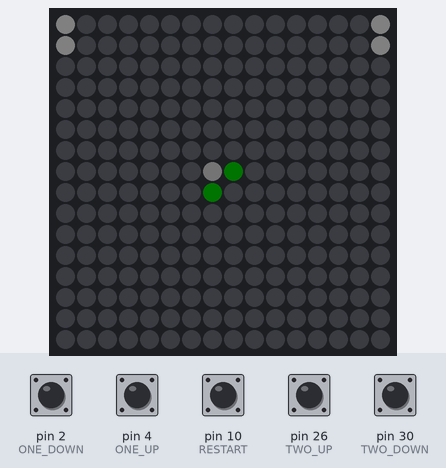
The sketch below on a simulated Arduino Mega 2560, built with avr-gcc and run on an emulated ATmega2560. On the bench: 16×16 RGB LED matrix (first LED top left, wired row by row). The inputs (shaded band) are chosen by the test bench; at power-on: pin 2 (ONE_DOWN), pin 4 (ONE_UP), pin 10 (RESTART), pin 26 (TWO_UP), pin 30 (TWO_DOWN) HIGH. Dim RGB values are drawn brighter than linear; random numbers use the default seed unless the sketch sets one.

Above: at 1.49 s.
1.8 s: pin 2 (ONE_DOWN) pulled LOW for 1 s
At 2.82 s:
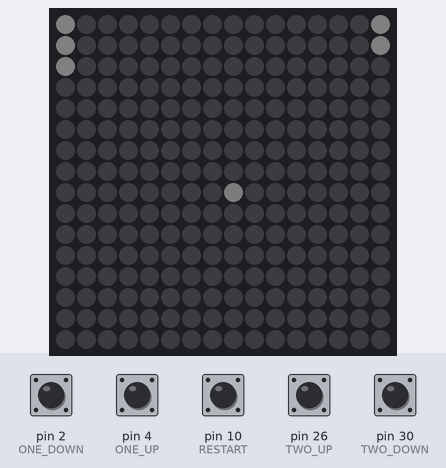
4.3 s: pin 30 (TWO_DOWN) pulled LOW for 1 s
At 5.15 s:
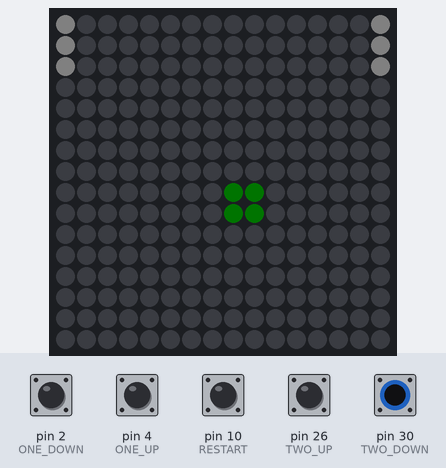
6.8 s: pin 2 (ONE_DOWN) pulled LOW for 1 s
At 7.48 s:
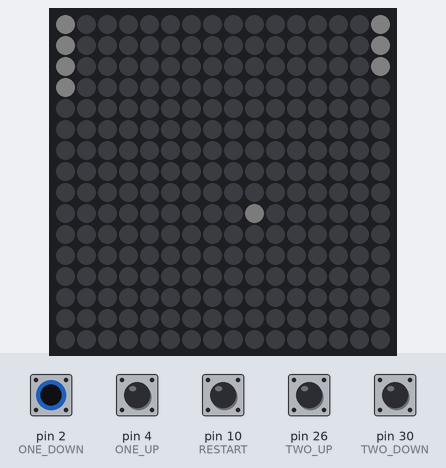
9.3 s: pin 30 (TWO_DOWN) pulled LOW for 0.4 s
At 9.82 s:
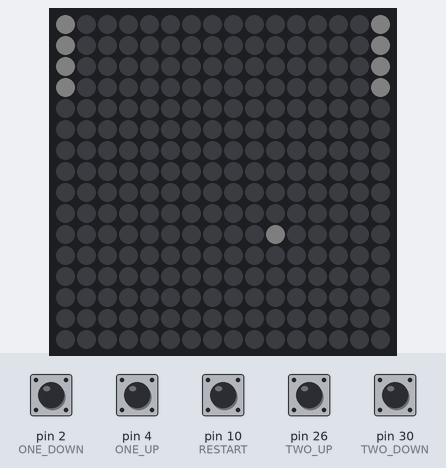

The sketch:

PANG.ino
```cpp
#include <Adafruit_GFX.h>
#include <Adafruit_NeoMatrix.h>
#include <Adafruit_NeoPixel.h>
#ifndef PSTR
 #define PSTR // Make Arduino Due happy
#endif

#define PIN 9
#define ONE_LEFT 5
#define ONE_UP 4
#define ONE_RIGHT 3
#define ONE_DOWN 2
#define ONE_FIRE 6
#define TWO_LEFT 28
#define TWO_UP 26
#define TWO_RIGHT 24
#define TWO_DOWN 30
#define TWO_FIRE 22
#define RESTART 10
#define SELECT_GAME 8
Adafruit_NeoMatrix matrix = Adafruit_NeoMatrix(16, 16, PIN,
  NEO_MATRIX_TOP     + NEO_MATRIX_LEFT +
  NEO_MATRIX_COLUMNS + NEO_MATRIX_ZIGZAG,
  NEO_GRB            + NEO_KHZ800);

uint16_t colors[] = {
  matrix.Color(255, 255, 255), matrix.Color(0, 255, 0)};
double framerate = 300l;
double delaytime = 1000000/framerate;
void setup() {
  // put your setup code here, to run once:
  Serial.begin(9600);
  matrix.begin();
  matrix.setTextWrap(false);
  matrix.setBrightness(5);
  matrix.setTextColor(colors[0]);
  pinMode(2, INPUT_PULLUP);
  pinMode(3, INPUT_PULLUP);
  pinMode(4, INPUT_PULLUP);
  pinMode(5, INPUT_PULLUP);
  pinMode(RESTART, INPUT_PULLUP);
  pinMode(8, INPUT_PULLUP);
  pinMode(22, INPUT_PULLUP);
  pinMode(24, INPUT_PULLUP);
  pinMode(26, INPUT_PULLUP);
  pinMode(28, INPUT_PULLUP);
  pinMode(30, INPUT_PULLUP);
}
int w = matrix.width();
double cursorxtop = matrix.width();
double cursorxbot = matrix.width();
double p1 = 0;
double p2 = 0;
unsigned long loopstart = 0;
double ballxmovement = .1;
double ballymovement = .1;
double ballx = 7;
double bally = 7;
double ballmaxychange = .1;
bool gameover = false;
double AA = 1;
double cycle = 0;
//uint16_t color[] = {
//  matrix.Color(255,255,255),};
void loop() {
//  Serial.println("one left");
//  Serial.println(digitalRead(ONE_LEFT));
//  Serial.println("one right");
//  Serial.println(digitalRead(ONE_RIGHT));
//  Serial.println("one up");
//  Serial.println(digitalRead(ONE_UP));
//  Serial.println("one down");
//  Serial.println(digitalRead(ONE_DOWN));
//  Serial.println("one fire");
//  Serial.println(digitalRead(ONE_FIRE));
//  Serial.println("two up");
//  Serial.println(digitalRead(TWO_UP));
//  Serial.println("two left");
//  Serial.println(digitalRead(TWO_LEFT));
//  Serial.println("two down");
//  Serial.println(digitalRead(TWO_DOWN));
//  Serial.println("two right");
//  Serial.println(digitalRead(TWO_RIGHT));
//  Serial.println("two fire");
//  Serial.println(digitalRead(TWO_FIRE));
//  Serial.println("restart");
//  Serial.println(digitalRead(RESTART));
//  Serial.println("select game");
//  Serial.println(digitalRead(SELECT_GAME));
  loopstart = micros();
  matrix.fillScreen(0);
  // put your main code here, to run repeatedly:
  if(gameover == false){
    for(int i = 0; i < 1 ; i++){
      ballx = ballx + ballxmovement;
      bally = bally + ballymovement;
//      matrix.drawPixel(ballx,bally,matrix.Color(0,255,0));
      if(ballx < 0 && (abs((p1) - bally)) <= 2){
        ballxmovement = -ballxmovement;
        if(ballymovement < 0){
          ballymovement = ballmaxychange*((-(p1) + bally)/2.0);
        }else{
          ballymovement = ballmaxychange*((+(p1) - bally)/2.0);
        }
      } else if(ballx < 0){
        gameover = true;

      } else if(ballx > 15 && (abs((p2) - bally)) <= 2){
        ballxmovement = -ballxmovement;
        if(ballymovement < 0){
          ballymovement = ballmaxychange*(((p1) - bally)/2.0);
        }else{
          ballymovement = ballmaxychange*((-(p1) + bally)/2.0);
        }
      }else if(ballx > 15){
        gameover = true;
      }
      if(bally < 0 || bally > 15){
        ballymovement = -ballymovement;
      }
    }
    for(int x = 0; x < 16; x++){
      for(int y = 0; y < 16; y++){
        if(x <= (ballx+1) && x >= (ballx-1) && y <= (bally+1) && y >= (bally-1)){
          AA = sqrt(sq(ballx-x) + sq(bally-y));
          AA = (sqrt(2)-AA)/sqrt(2);
        }else{
          AA = 0;
        }
        matrix.drawPixel(x,y,matrix.Color(255*AA,255*AA,255*AA));
      }
    }
    if( digitalRead(ONE_DOWN) == false && p1 < 14){
      p1 = p1+.4;
    }else if( digitalRead(ONE_UP) == false && p1 > 2){
      p1 = p1-.4;
    }
    //matrix.drawFastVLine(0,p1,4,colors[0]);
    if(digitalRead(TWO_DOWN) == false && p2 < 14){
      p2 = p2+.4;
    }else if(digitalRead(TWO_UP) == false && p2 > 2){
      p2 = p2-.4;
    }
    //matrix.drawFastVLine(15,p2,4,colors[0]);
    for(int i = 0; i < 8; i++){
      if(i <= 3){
        matrix.drawPixel(0,p1+i-2,matrix.Color(255,255,255));
      }else{
        matrix.drawPixel(15,p2+(i-4)-2,matrix.Color(255,255,255));
      }
    }
//    Serial.println((delaytime - (micros() - loopstart)));
//    Serial.println(delaytime);
    if(delaytime > micros() - loopstart){
      delayMicroseconds(delaytime - (micros() - loopstart));
    }
    matrix.show();


  }else{
    if(digitalRead(RESTART) == false){
      gameover = false;
      ballx = 7;
      bally = 7;
      ballymovement = random(-1,1)/10.0;
      ballxmovement = .1;
      cursorxtop = w;
    }
    if(cycle == 0){
      matrix.setCursor(cursorxtop,0);
      matrix.print(F("Game Over"));
      matrix.setTextColor(matrix.Color(255,0,0));
      cursorxtop = cursorxtop - .1;
    if(cursorxtop < -53){
      cursorxtop = w;
      cycle++;
    }
    matrix.show();
    }else{
      matrix.print(F("Wired Wizards Wired Wizards"));
      matrix.setTextColor(matrix.Color(255,255,255));
      cursorxtop = cursorxtop - .15;
      if(cursorxtop < -30){
         cursorxtop = 0;
      }
      matrix.setCursor(cursorxtop,0);
      matrix.show();
      matrix.print(F("4534 4534"));
      matrix.setTextColor(matrix.Color(255,0,0));
      cursorxbot = cursorxbot - .15;
      if(cursorxbot < -163){
         cursorxbot = 0;
      }
      matrix.setCursor(cursorxbot,7);
      matrix.show();
    }
  }
}
//Worst Me-Me of all time:
//someeee
//body once toucha
//my sphaget
//i aint the sharpest tool in the shed
```
